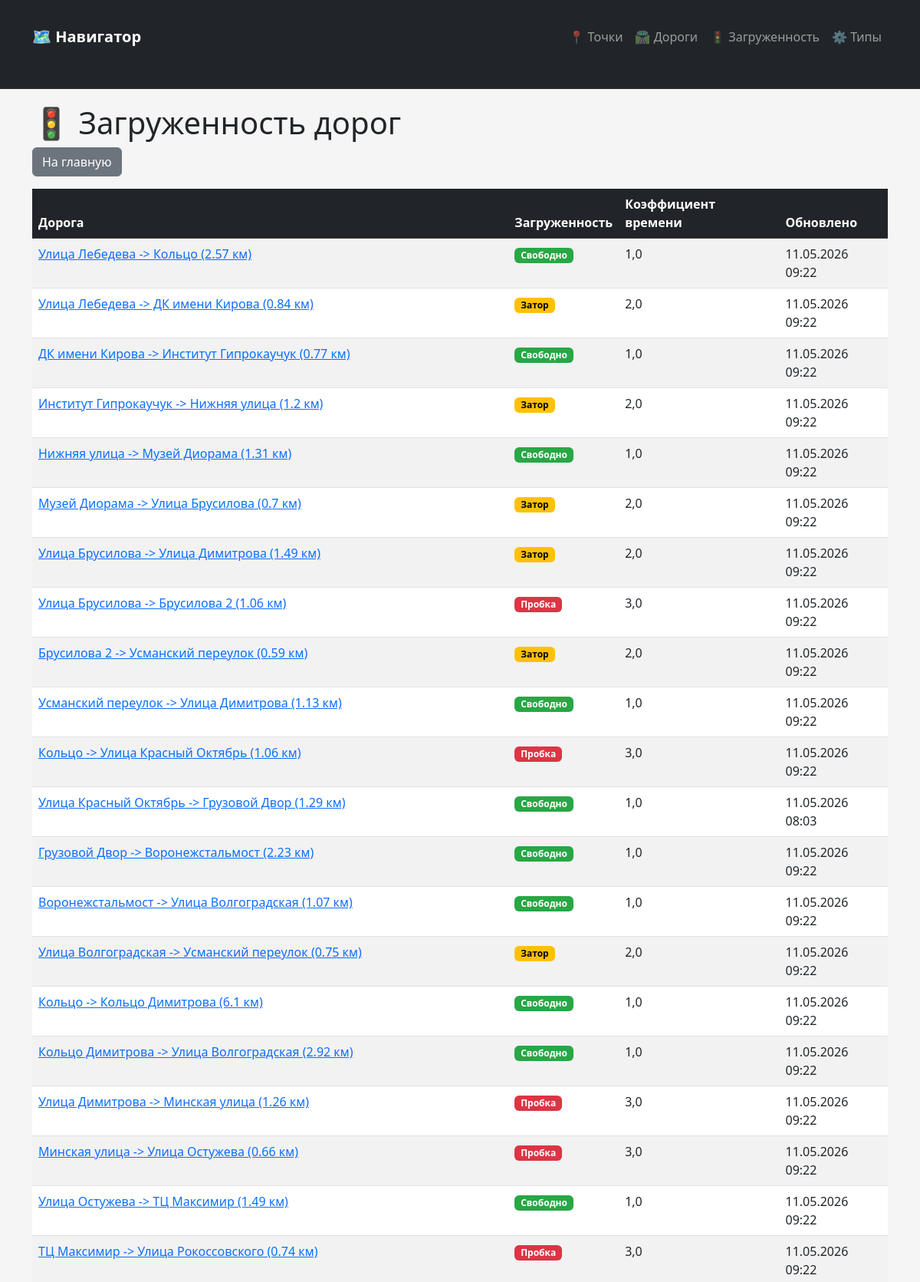
The page /traffic/ (upper part) on the database its author committed.
### traffic/models.py (models this page shows, shortened)
class Traffic(models.Model):
    road_segment = models.OneToOneField(
        RoadSegment,
        on_delete=models.CASCADE,
        related_name='traffic',
        verbose_name="Отрезок пути"
    )
    congestion_type = models.ForeignKey(CongestionType, on_delete=models.PROTECT, verbose_name="Тип загруженности")
    last_updated = models.DateTimeField(auto_now=True, verbose_name="Последнее обновление")
    class Meta:
        verbose_name = 'Загруженность дороги'
        verbose_name_plural = 'Загруженность дорог'

class RoadSegment(models.Model):
    point_a = models.ForeignKey(Location, on_delete=models.CASCADE, related_name='road_segment_start', verbose_name="Точка А")
    point_b = models.ForeignKey(Location, on_delete=models.CASCADE, related_name='road_segment_end', verbose_name="Точка B")
    distance_km = models.FloatField(verbose_name="Расстояние (км)")
    class Meta:
        verbose_name = 'Отрезок пути'
        verbose_name_plural = 'Отрезки пути'
        unique_together = ('point_a', 'point_b')
    def __str__(self):
        return f"{self.point_a} -> {self.point_b} ({self.distance_km} км)"

class Location(models.Model):
    name = models.CharField(max_length=100, verbose_name="Название")
    latitude = models.FloatField(verbose_name="Широта")
    longitude = models.FloatField(verbose_name="Долгота")
    class Meta:
        verbose_name = 'Населённый пункт'
        verbose_name_plural = 'Населённые пункты'
        unique_together = ('latitude', 'longitude')
    def __str__(self):
        return self.name

class CongestionType(models.Model):
    name = models.CharField(max_length=50, verbose_name="Название типа")
    time_coefficient = models.FloatField(default=1.0, verbose_name="Коэффициент времени")
    class Meta:
        verbose_name = 'Тип загруженности'
        verbose_name_plural = 'Типы загруженности'

### traffic/views.py (the view, shortened to what this page needs)
    def handler(request, pk=None):
        queryset = model.objects.all()
        if model == RoadSegment:
            queryset = queryset.select_related('point_a', 'point_b')
        elif model == Traffic:
            queryset = queryset.select_related('road_segment', 'congestion_type')
        elif model == Location:
            queryset = queryset.order_by('name')
        return render(request, f'traffic/list_{template_base}s.html', {f'{template_base}s': queryset})

### traffic/views.py (called while the page is built, shortened)
def create_crud_handler(model, form_class, template_base, serialize_func=None):
    def handler(request, pk=None):
        queryset = model.objects.all()
        if model == RoadSegment:
            queryset = queryset.select_related('point_a', 'point_b')
        elif model == Traffic:
            queryset = queryset.select_related('road_segment', 'congestion_type')
        elif model == Location:
            queryset = queryset.order_by('name')
        return render(request, f'traffic/list_{template_base}s.html', {f'{template_base}s': queryset})
    return handler

### traffic/templates/traffic/list_traffics.html (shortened to what this page needs)
{% extends 'traffic/layout.html' %}
{% block content %}
<h1>🚦 Загруженность дорог</h1>
<a href="{% url 'home' %}" class="btn btn-secondary mb-3">На главную</a>
{% if traffics %}
    <div class="table-responsive">
        <table class="table table-striped table-hover">
            <thead class="table-dark">
                <tr>
                    <th>Дорога</th>
                    <th>Загруженность</th>
                    <th>Коэффициент времени</th>
                    <th>Обновлено</th>
                </tr>
            </thead>
            <tbody>
            {% for t in traffics %}
                <tr>
                    <td><a href="{% url 'traffic_detail' t.id %}">{{ t.road_segment }}</a></td>
                    <td>
                     <span class="badge" {% if t.congestion_type.name == 'Свободно' %} style="background-color: #28a745;"
                        {% elif t.congestion_type.name == 'Затор' %} style="background-color: #ffc107; color: #000;"
                        {% elif t.congestion_type.name == 'Пробка' %} style="background-color: #dc3545;"
                        {% elif t.congestion_type.name == 'Дорога перекрыта' %} style="background-color: #6c757d;"
                        {% else %} style="background-color: #808080;"
                        {% endif %}>
                            {{ t.congestion_type.name }}
                        </span>
                    </td>
                    <td>{{ t.congestion_type.time_coefficient }}</td>
                    <td>{{ t.last_updated|date:"d.m.Y H:i" }}</td>
                </tr>
            {% endfor %}
            </tbody>
        </table>
    </div>
{% else %}
    <div class="alert alert-info">Нет данных о загруженности</div>
{% endif %}
{% endblock %}

### traffic/templates/traffic/layout.html (style rules this page uses)
body { background-color: #f5f5f5; }

### rows shown on the page
Traffic: road_segment "Улица Лебедева -> Кольцо (2.57 км)", congestion_type.name "Свободно", congestion_type.time_coefficient "1,0", last_updated "11.05.2026 09:22"
Traffic: road_segment "Улица Лебедева -> ДК имени Кирова (0.84 км)", congestion_type.name "Затор", congestion_type.time_coefficient "2,0", last_updated "11.05.2026 09:22"
Traffic: road_segment "ДК имени Кирова -> Институт Гипрокаучук (0.77 км)", congestion_type.name "Свободно", congestion_type.time_coefficient "1,0", last_updated "11.05.2026 09:22"
Traffic: road_segment "Институт Гипрокаучук -> Нижняя улица (1.2 км)", congestion_type.name "Затор", congestion_type.time_coefficient "2,0", last_updated "11.05.2026 09:22"
Traffic: road_segment "Нижняя улица -> Музей Диорама (1.31 км)", congestion_type.name "Свободно", congestion_type.time_coefficient "1,0", last_updated "11.05.2026 09:22"
Traffic: road_segment "Музей Диорама -> Улица Брусилова (0.7 км)", congestion_type.name "Затор", congestion_type.time_coefficient "2,0", last_updated "11.05.2026 09:22"
Traffic: road_segment "Улица Брусилова -> Улица Димитрова (1.49 км)", congestion_type.name "Затор", congestion_type.time_coefficient "2,0", last_updated "11.05.2026 09:22"
Traffic: road_segment "Улица Брусилова -> Брусилова 2 (1.06 км)", congestion_type.name "Пробка", congestion_type.time_coefficient "3,0", last_updated "11.05.2026 09:22"
Traffic: road_segment "Брусилова 2 -> Усманский переулок (0.59 км)", congestion_type.name "Затор", congestion_type.time_coefficient "2,0", last_updated "11.05.2026 09:22"
Traffic: road_segment "Усманский переулок -> Улица Димитрова (1.13 км)", congestion_type.name "Свободно", congestion_type.time_coefficient "1,0", last_updated "11.05.2026 09:22"
Traffic: road_segment "Кольцо -> Улица Красный Октябрь (1.06 км)", congestion_type.name "Пробка", congestion_type.time_coefficient "3,0", last_updated "11.05.2026 09:22"
Traffic: road_segment "Улица Красный Октябрь -> Грузовой Двор (1.29 км)", congestion_type.name "Свободно", congestion_type.time_coefficient "1,0", last_updated "11.05.2026 08:03"
Traffic: road_segment "Грузовой Двор -> Воронежстальмост (2.23 км)", congestion_type.name "Свободно", congestion_type.time_coefficient "1,0", last_updated "11.05.2026 09:22"
Traffic: road_segment "Воронежстальмост -> Улица Волгоградская (1.07 км)", congestion_type.name "Свободно", congestion_type.time_coefficient "1,0", last_updated "11.05.2026 09:22"
Traffic: road_segment "Улица Волгоградская -> Усманский переулок (0.75 км)", congestion_type.name "Затор", congestion_type.time_coefficient "2,0", last_updated "11.05.2026 09:22"
Traffic: road_segment "Кольцо -> Кольцо Димитрова (6.1 км)", congestion_type.name "Свободно", congestion_type.time_coefficient "1,0", last_updated "11.05.2026 09:22"
Traffic: road_segment "Кольцо Димитрова -> Улица Волгоградская (2.92 км)", congestion_type.name "Свободно", congestion_type.time_coefficient "1,0", last_updated "11.05.2026 09:22"
Traffic: road_segment "Улица Димитрова -> Минская улица (1.26 км)", congestion_type.name "Пробка", congestion_type.time_coefficient "3,0", last_updated "11.05.2026 09:22"
Traffic: road_segment "Минская улица -> Улица Остужева (0.66 км)", congestion_type.name "Пробка", congestion_type.time_coefficient "3,0", last_updated "11.05.2026 09:22"
Traffic: road_segment "Улица Остужева -> ТЦ Максимир (1.49 км)", congestion_type.name "Свободно", congestion_type.time_coefficient "1,0", last_updated "11.05.2026 09:22"
Traffic: road_segment "ТЦ Максимир -> Улица Рокоссовского (0.74 км)", congestion_type.name "Пробка", congestion_type.time_coefficient "3,0", last_updated "11.05.2026 09:22"
